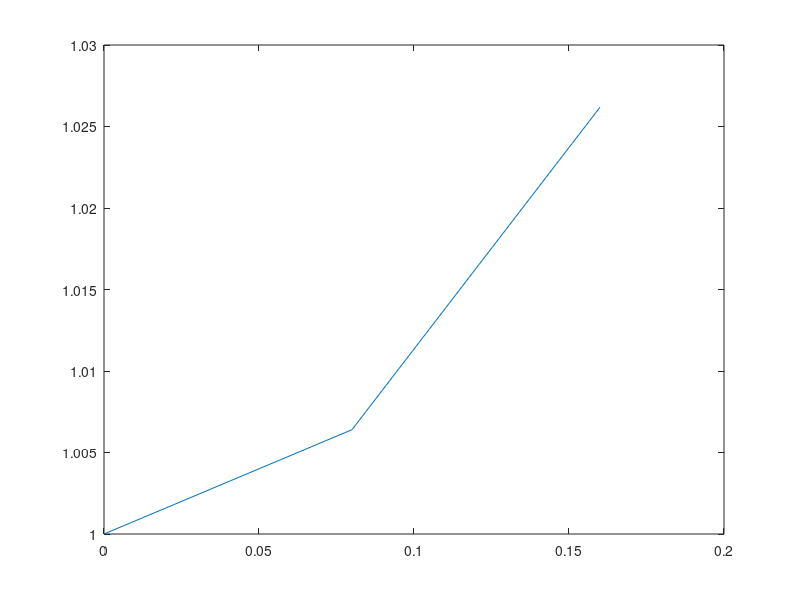

Reproduce this figure in MATLAB.
function to_rkutta
  h=0.08;
  w=0.5;
  y(1)=1;
 x=0:h:0.16;
 n=length(x);
 for i=2:n
   k1=h*fc(x(i-1),y(i-1));
   xg=x(i-1)+h/(2*w);
   yg=y(i-1)+k1/(2*w);
   k2=h*fc(xg,yg);

   y(i)=y(i-1)+(1-w)*k1+w*k2;
 endfor
 y(3)
 x(3)
 plot(x,y)
endfunction
function y=fc(x,s)
  y=2*x*s^2;
  endfunction
